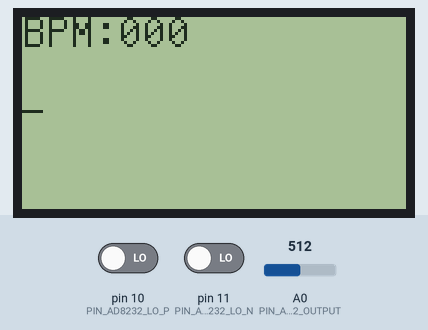
Recording of a sketch running on a simulated Arduino Leonardo, built with avr-gcc and run on an emulated ATmega32U4. Parts: 128×64 one-colour display. The inputs (shaded band) are chosen by the test bench; at power-on: pin 10 (PIN_AD8232_LO_P) LOW, pin 11 (PIN_AD8232_LO_N) LOW, A0 (PIN_AD8232_OUTPUT) = 512. The modem accepts every AT command (registered, SIM ready, sends succeed) and sends nothing else; what the sketch prints to the serial monitor is not drawn.

Above: at 20.3 s.
At 30.3 s:
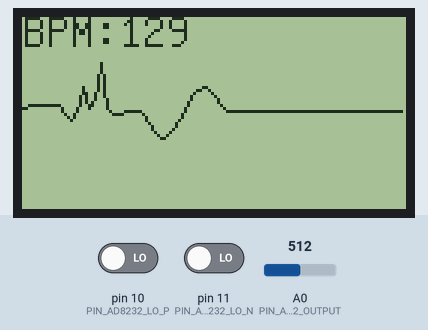
At 47.4 s:
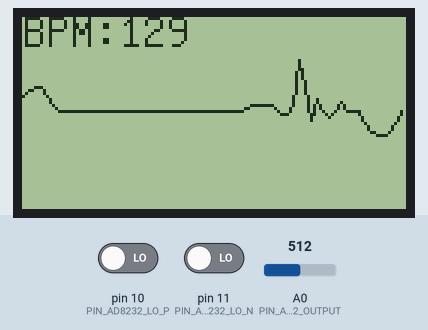
At 74.8 s:
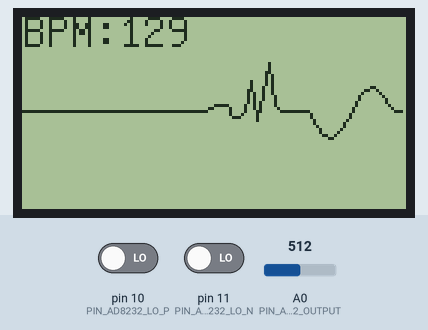
At 100.4 s:
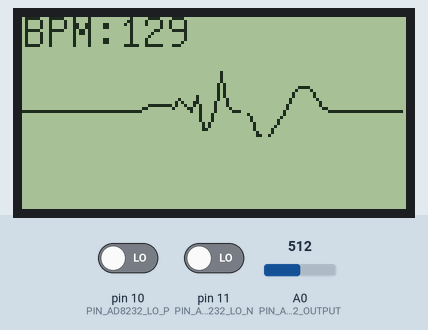
At 127.8 s:
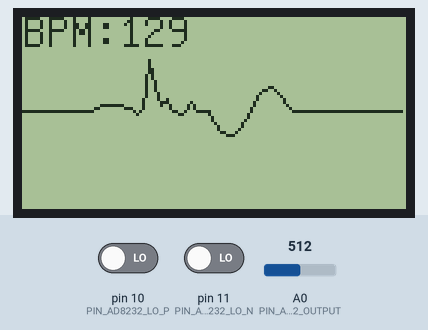

Measured:
- what the display in image 0 shows lasts 1.6 s, from 20.2 s to 21.8 s
- what the display in image 1 shows lasts 1.7 s, from 30.2 s to 31.9 s

The sketch:

ECG_WIFI_RE_0711.ino
```cpp
#include <string.h>
#include <TimerOne.h>
#include "HeartSpeed.h"
#include "U8glib.h"

// 픽셀 데이터를 저장하는 유니온 타입 정의
typedef union {
  struct {
    uint8_t bit0:1; uint8_t bit1:1; uint8_t bit2:1; uint8_t bit3:1; uint8_t bit4:1; uint8_t bit5:1; uint8_t bit6:1; uint8_t bit7:1;
  } Bit;
  uint8_t U8;
} Pixel_t;

// 핀 설정
// AD8232 심박 센서
#define PIN_AD8232_LO_P   10
#define PIN_AD8232_LO_N   11
#define PIN_AD8232_OUTPUT A0
HeartSpeed heartspeed(PIN_AD8232_OUTPUT);

// 컴포넌트 초기화
// 128x64 그래픽 LCD 초기화
U8GLIB_ST7920_128X64_1X u8g(38, 36, 34, 32, 30, 28, 26, 24, 40, 44, 42);
uint8_t GLCD_print_data[128][8] = {0, }; // 그래픽 LCD 출력 데이터
uint8_t GLCD_print_index = 0; // 그래픽 LCD 출력 인덱스

// 타이머 변수
uint32_t nowTime = 0;
uint32_t data_lastTime = 0;
uint32_t draw_lastTime = 0;
const uint32_t data_period = 10;    // 10ms
const uint32_t draw_period = 1280;  // 1280ms (1.28초)

// 전송 모드 변수
uint8_t transmit_mode = 0u;  // 0: 없음, 1: GLCD, 2: WIFI

Pixel_t pixel[1024] = {}; // 픽셀 데이터 배열
uint8_t BPM = 0; // 심박수

float vTime = 0.0f;

#define SMOOTHING_WINDOW_SIZE  3 //5 // 이동 평균 필터 윈도우 크기 설정
#define POINT_SPACING 2         // X축 점들 사이의 간격

// 그래픽 LCD에 데이터 그리기 함수
void draw(void)
{
  u8g.firstPage();  // 첫 페이지 초기화
  do {

    int lastX = -1, lastY = -1; // 이전 점의 좌표 초기화
    int smoothedData[128] = {0}; // 평활화된 데이터를 저장할 배열 초기화

    // 이동 평균 필터를 사용하여 데이터 평활화
    for(uint8_t i = 0; i < 128; i++) {
      int sum = 0;
      int count = 0;

      for(int j = -SMOOTHING_WINDOW_SIZE / 2; j <= SMOOTHING_WINDOW_SIZE / 2; j++) {
        if(i + j >= 0 && i + j < 128) {
          for(uint8_t k = 0; k < 8; k++) {
            if(GLCD_print_data[i + j][k] != 0) {
              sum += k * 8 + __builtin_ctz(GLCD_print_data[i + j][k]);
              count++;
              break;
            }
          }
        }
      }

      if(count > 0) {
        smoothedData[i] = sum / count;
      } else {
        smoothedData[i] = -1; // 유효한 데이터가 없는 경우
      }
    }

    // 그래픽 LCD에 점 연결
    for(uint8_t i = 0; i < 128; i += POINT_SPACING) {
      int currentY = smoothedData[i];

      if (currentY != -1) {
        if (lastX != -1 && lastY != -1) {
          u8g.drawLine(lastX, lastY, i, currentY); // 이전 점과 현재 점을 연결하는 선 그리기
        }
        lastX = i;
        lastY = currentY;
      }
    }

    // 심박 센서 상태 확인 및 심박수 출력
    if((digitalRead(PIN_AD8232_LO_P) == 1) || (digitalRead(PIN_AD8232_LO_N) == 1)) {
      u8g.setFont(u8g_font_unifont);
      u8g.drawStr(0, 10, "BPM:---");
      Serial.println("BPM:---");
    }
    else {
      char temp[16];
      sprintf(temp, "BPM:%03d", BPM);
      Serial.print("BPM:");
      Serial.println(BPM);
      u8g.setFont(u8g_font_unifont);
      u8g.drawStr(0, 10, temp);
    }
  } while( u8g.nextPage() ); // 다음 페이지로 넘어감
}

// ECG 값을 생성하는 함수
float generateECGValue(float time, float voltValue) {
    float centerValue = 22; // 44의 절반으로 조정된 중심값
    float gap;
    float ecgValue;
    float rate = 0.8f;  // 보정률

    // P 파형 생성
    if (fmod(time, 1.0f) > 0.1f && fmod(time, 1.0f) < 0.2f) {
        centerValue += 2.51f * sin(2 * PI * 5 * fmod(time, 1.0f)); // P 파형 계산
        gap = centerValue - voltValue;
        ecgValue = voltValue + (gap * rate);
    }
    // Q 파형 생성
    else if (fmod(time, 1.0f) > 0.2f && fmod(time, 1.0f) < 0.25f) {
        centerValue += -11.26f * sin(2 * PI * 50 * fmod(time, 1.0f)); // Q 파형 계산
        gap = centerValue - voltValue;
        ecgValue = voltValue + (gap * rate);
    }
    // R 파형 생성
    else if (fmod(time, 1.0f) > 0.25f && fmod(time, 1.0f) < 0.3f) {
        centerValue += 37.33f * sin(2 * PI * 50 * fmod(time, 1.0f)); // R 파형 계산
        gap = centerValue - voltValue;
        ecgValue = voltValue + (gap * rate);
    }
    // S 파형 생성
    else if (fmod(time, 1.0f) > 0.3f && fmod(time, 1.0f) < 0.35f) {
        centerValue += -7.47f * sin(2 * PI * 50 * fmod(time, 1.0f)); // S 파형 계산
        gap = centerValue - voltValue;
        ecgValue = voltValue + (gap * rate);
    }
    // T 파형 생성
    else if (fmod(time, 1.0f) > 0.4f && fmod(time, 1.0f) < 0.6f) {
        centerValue += 7.47f * sin(2 * PI * 5 * fmod(time, 1.0f)); // T 파형 계산
        gap = centerValue - voltValue;
        ecgValue = voltValue + (gap * rate);
    }
    else {
        gap = centerValue - voltValue;
        ecgValue = voltValue + (gap * rate);
    }

    // 값을 0에서 44 사이로 제한
    ecgValue = max(0.0f, min(44.0f, ecgValue));

    return ecgValue;
}

// 픽셀 업데이트 함수
void updatePixel(void)
{
  int AD8232_data;

  if((digitalRead(PIN_AD8232_LO_P) == 1) || (digitalRead(PIN_AD8232_LO_N) == 1)) {
    AD8232_data = 512; // 센서 상태가 좋지 않으면 중간값 설정
  }
  else {
    AD8232_data = analogRead(PIN_AD8232_OUTPUT); // 센서 데이터 읽기
  }

  // Serial.print("AD8232_data:");
  // Serial.println(AD8232_data);

  // 좌표축 출력 추가 0712
  for(uint16_t i = 0u; i < sizeof(pixel); i++) {
    if((i & 0x003f) == 0x003f) { // X axis 출력
      pixel[i].U8 = 0xff;
    }
    else if(i >= 10 && i < 64) { // Y axis 출력
      pixel[i].U8 |= 0x80;
    }
  }


  // 보정된 ECG 값 생성
  float time = millis() / 1000.0;  // 시간을 초 단위로 계산
  // if (vTime >= 0.0 && vTime < 1.0) {
  //     vTime += 0.01f;
  // } else {
  //     vTime = 0.0f;
  // }
  float voltValue = AD8232_data / 1023.0 * 44;  // 아날로그 값을 0~44 범위로 변환
  float ecgValue = generateECGValue(time, voltValue);

  // ecgValue를 다시 0~1023 범위로 변환
  AD8232_data = ecgValue / 44.0 * 1023;

  int GLCD_index = (AD8232_data / 16) / 8; // 인덱스 계산
  int GLCD_mod = (AD8232_data / 16) % 8; // 모드 계산

  for(uint8_t i = 0u; i < 8u; i++) {
    GLCD_print_data[GLCD_print_index][i] = 0; // 초기화
  }
  GLCD_print_data[GLCD_print_index][GLCD_index] = 1 << GLCD_mod; // 데이터 설정
  GLCD_print_index = (GLCD_print_index + 1) % 128; // 인덱스 업데이트
}

// 와이파이 데이터 전송 함수
String WIFI_sendData(String command, const int timeout, bool debug)
{
  String response = "";
  long int t;

  Serial1.print(command); // 명령어 전송

  t = millis();
  while((t+timeout) > millis()) {
    while(Serial1.available()) {
      response += (char)Serial1.read(); // 응답 읽기
    }
  }

  if(debug) {
    Serial.print(response); // 디버그 출력
  }

  return response;
}

// 와이파이로 펄스 데이터 전송 함수
void WIFI_Send_Pulse_Data(void)
{
  WIFI_sendData("AT+CIPSEND=0,129\r\n",50,true); // 데이터 전송 명령어

  Serial.write(BPM); // 심박수 전송
  Serial1.write(BPM);
  for(uint16_t i = 0u; i < 128u; i++) {
    Serial1.write(GLCD_print_data[i][0]); // 그래픽 LCD 데이터 전송
  }
}

// 와이파이 초기화 메시지 전송 함수
void WIFI_Send_Init_Msg(void)
{
  const int WIFI_Initial_time = 4000;

  WIFI_sendData("AT+RST\r\n",WIFI_Initial_time,true);   // 모듈 리셋 명령어
  WIFI_sendData("AT+CWMODE=3\r\n",WIFI_Initial_time,true);    // STATION, AP모드 동시 사용 명령어
  WIFI_sendData("AT+CWSAP=\"ESP01\",\"asdfghjkl\",5,4\r\n",WIFI_Initial_time,true);   // 와이파이 서버 설정(이름, 암호)
  WIFI_sendData("AT+CIPMUX=1\r\n",WIFI_Initial_time,true);   // MUX On
  WIFI_sendData("AT+CIPSERVER=1,12000\r\n",WIFI_Initial_time,true);  // 서버 구축 Port number 12000
}

// 전송 모드 선택 함수
bool prompt_select_transmit_mode(void)
{
  bool ret = false;

  Serial.println("///////////////////////////////////");
  Serial.println("// 1. Graphic LCD                //");
  Serial.println("// 2. WIFI (ESP-10)              //");
  Serial.println("///////////////////////////////////");
  while(1) {
    if(Serial.available()) {
      transmit_mode = Serial.read() - '0';
      switch(transmit_mode) {
        case 1:
          Serial.println("Selected Graphic LCD Mode");
          ret = true;
          break;
        case 2:
          Serial1.begin(115200);
          delay(10);
          Serial.println("Selected WIFI Mode");
          WIFI_Send_Init_Msg();
          ret = true;
          break;
        default:
          Serial.println("Error: Select Correct Mode");
          break;
      }
      if(ret) {
        break;
      }
    }
  }

  return ret;
}

// 심박 이벤트 콜백 함수
void hr_Event(uint8_t rawData, int value)
{
 Serial.print("HeartRate Value = "); Serial.println(value);
  BPM = (uint8_t)value;
}

// 타이머 이벤트 함수
void timerEvent(void)
{
  updatePixel(); // 픽셀 업데이트
}

// 설정 함수
void setup() {
  // 설정 코드 (한 번만 실행됨)
  Serial.begin(115200);
  Serial1.begin(115200); // 와이파이 모듈 기본 설정

  WIFI_Send_Init_Msg();

//  while(!prompt_select_transmit_mode());

  pinMode(PIN_AD8232_LO_P, INPUT);
  pinMode(PIN_AD8232_LO_N, INPUT);

  heartspeed.setCB(hr_Event); // 콜백 함수 설정
  heartspeed.begin(); // 심박 측정 시작

  // 타이머 인터럽트 초기화
  Timer1.initialize(data_period*1000); // 타이머 초기화
  Timer1.attachInterrupt(timerEvent); // 타이머 이벤트 함수 연결
}

// 메인 루프 함수
void loop() {
  // 메인 코드 (반복 실행됨)
  nowTime = millis();

  if((unsigned long)(nowTime - draw_lastTime) > draw_period) { // 주기적으로 화면 업데이트
    draw_lastTime = nowTime; // 업데이트 시간 기록

//    noInterrupts();
    draw(); // 화면 그리기 함수 호출
//    interrupts();
WIFI_Send_Pulse_Data(); // 와이파이로 데이터 전송
  }
}
```

HeartSpeed.cpp
```cpp
#include "HeartSpeed.h"

int heartRate[20]={0};     ///<Heart rate total sample
int sample[sampleSize]={0};

int average_switch=1;
int sum_for_collect;
float average_num;
int sum_high=0;
int sum_low=0;
int num_sum_high=0,num_sum_low=0;///<Two types of situations sum

HEARTCBFUNC cb;
/*!
* @brief The constructor
*
* @brief For get pin and rawDataData
*
* @brief Constructor
*/
HeartSpeed::HeartSpeed(uint8_t _pin,uint8_t _rawData)
	:pin(_pin), rawData(_rawData)
{
}
/*!
*  @brief Sets the callback function
*
*  @brief Obtain the callback function name
*
*  @return void
*/
void HeartSpeed::setCB(HEARTCBFUNC cb_)
{
	cb = cb_;
}
/*!
*  @brief Start program
*
*  @brief Set the timer, 5 seconds at a time
*
*  @return void
*/
void HeartSpeed::begin(void)
{
  MsTimer2::set(5,recv,this);
  MsTimer2::start();
}
/*!
*  @brief Receive serial data and process
*
*  @brief Will receive the data of kalman filter, and square wave modulation
*
*  @return void
*/
void HeartSpeed::recv(void *param)
{
  HeartSpeed *_this = (HeartSpeed *)param;
	int value;
	int data = analogRead(_this->pin);
	//if(_this->rawData==1){
    //Serial.println(data);
    //cb(1,data);
		//return;
	//}

  if(_this->sampleNum<sampleSize){
    sample[_this->sampleNum]=data;
    sample[_this->sampleNum] = _this->kalmanUpdate(0,sample[_this->sampleNum]);///<Square wave using Kalman filter

    if(average_switch){
        if(sample[_this->sampleNum] >= 0){
          sum_high += sample[_this->sampleNum];
          num_sum_high++;
        }else{
          sum_low += sample[_this->sampleNum];
          num_sum_low++;
        }
    }
  }else{
    for(int i=0;i<(sampleSize-1);i++)
    {
        sample[i]=sample[i+1];				///<An array of right.
    }
    sample[sampleSize-1]=data;				///<The last array update.
    sample[_this->sampleNum-1] = _this->kalmanUpdate(0,sample[_this->sampleNum-1]);

    average_switch = 0;

    if((sample[_this->sampleNum-1]>=(sum_low*1.1/num_sum_low))&&(_this->high==1)){
          sample[_this->sampleNum-1]=(-15);
    }else{
        _this->high=0;
        _this->low=1;
    }

    if((sample[_this->sampleNum-1]<=(sum_high*1.5/num_sum_high))&&(_this->low==1)){
          sample[_this->sampleNum-1]=(+25);
    }
    else{
        _this->low=0;
        _this->high=1;
    }
  }

  if(_this->sampleNum<sampleSize){
    _this->sampleNum++;
  }else{
    _this->sampleNum =sampleSize;
  }

  value = _this->calculateSpeed();
  if(_this->Count==200){		///<5ms once,200 times about 1s
  	if(value > 0){
  		cb(0,value);
  	}
    _this->Count=0;
  }else{
    _this->Count++;
  }
}
/*!
*  @brief Calculate heart rate value
*
*  @brief Calculate the number of times per minute and time,Each time to beat
*
*  @return int
*/
int HeartSpeed::calculateSpeed()
{
	int ret = -1;
	if(heartRateNum<20){
        for(int i=1;i<sampleSize;i++)
        {
            if(sample[i] != sample[i-1]){	///<Square, adjoining values, represents the waveform changes
                if(go1 == 0){
                    go1 = i;
                }else if(go2 == 0){
                    go2 = i;
                }else if(go3 ==0){
                    go3 = i;
                }else if(go4 ==0){
                    go4 = i;
                    break;
                }
            }
        }
        if((go1==0)||(go2==0)||(go3==0)||(go4==0)){   ///<Becase of the size is 256,A period of more than 256 values,When a group of arrays cannot represent a complete waveform, then the acquisition.
          //nothing to do
        }else{
    		  heartRate[heartRateNum]=(go4-go1);
    		  sum += heartRate[heartRateNum];
    		  heartRateNum++;
		    }
    }
	if(heartRateNum == 20){
        for(int i=1;i<sampleSize;i++)
        {
            if(sample[i] != sample[i-1]){
                if(go1 == 0){
                    go1 = i;
                }else if(go2 == 0){
                    go2 = i;
                }else if(go3 ==0){
                    go3 = i;
                }else if(go4 ==0){
                    go4 = i;
          					if((go4 - go1)<85){
          						go4=0;
          					}else if((go4-go1)>260){
          					  goInit();
          					}else{
          						break;
          					}
                }
            }
        }

        if((go1==0)||(go2==0)||(go3==0)||(go4==0)||((go2-go1)<0)||\
          ((go3-go2)<0)||((go4-go3)<0)){   		///<Filter exceptions beat wave
          goInit();
          goto exit;
        }else{
          sum=0;
          for(int i=0;i<19;i++){		///<After 20 times, nine before migration, last update
              heartRate[i]=heartRate[i+1];
              sum+=heartRate[i];
          }
          heartRate[19]=(go4-go1);
          sum+=heartRate[19];
        }
    }

   if(heartRateNum==20){
     float num_min = 1000,num_max = 0;
     for(int i=0;i<20;i++){
          if(heartRate[i]<num_min){
              num_min = heartRate[i];
          }
          if(heartRate[i]>num_max){
              num_max = heartRate[i];
          }
     }

		heart = 60000/(((sum)*5)/(heartRateNum));
    //heart = 60000/(((sum-num_max-num_min)*5)/(heartRateNum-2)); ///<Minus the maximum and minimum values
		sum=0;
		goInit();
		ret = (int)heart;
		goto exit;
   }
  goInit();
exit:
  return ret;
}
/*!
*  @brief Initializes the heart rate period
*
*  @brief Make go1,go2,go3,go4 equal 0
*
*  @return void
*/
void HeartSpeed::goInit(){
    go1=0;	///<First change
    go2=0;	///<Second change
    go3=0;	///<Third change
    go4=0;	///<Fourth change
}
/*!
*  @brief Kalman filtering
*
*  @brief Remove the varied data, make the waveform more smoothly
*
*  @return void
*/
float HeartSpeed::kalmanUpdate(float Accel,float Gyro){
    Angle+=(Gyro - Q_bias) * dt; ///<Prior estimates

    Pdot[0]=Q_angle - PP[0][1] - PP[1][0]; ///< Pk-A priori estimation error covariance of differential
    Pdot[1]=- PP[1][1];
    Pdot[2]=- PP[1][1];
    Pdot[3]=Q_gyro;
    PP[0][0] += Pdot[0] * dt;   ///< Pk-A priori estimation error covariance of differential-integral
    PP[0][1] += Pdot[1] * dt;   ///< =A priori estimation error covariance
    PP[1][0] += Pdot[2] * dt;
    PP[1][1] += Pdot[3] * dt;

    Angle_err = Accel - Angle;        ///<zk-Prior estimates

    PCt_0 = C_0 * PP[0][0];
    PCt_1 = C_0 * PP[1][0];

    E = R_angle + C_0 * PCt_0;

    K_0 = PCt_0 / E;
    K_1 = PCt_1 / E;

    t_0 = PCt_0;
    t_1 = C_0 * PP[0][1];

    PP[0][0] -= K_0 * t_0;                 ///<Posteriori error covariance
    PP[0][1] -= K_0 * t_1;
    PP[1][0] -= K_1 * t_0;
    PP[1][1] -= K_1 * t_1;

    Angle        += K_0 * Angle_err;         ///<A posteriori estimation
    Q_bias        += K_1 * Angle_err;         ///<A posteriori estimation
    Gyro_y   = Gyro - Q_bias;         ///<Output values (a posteriori) differential = angular velocity

    Angle = Angle + (((Accel-Angle)*0.5 + Gyro_y)*0.001);

    return Angle;
}


/******************************************************************************
  Copyright (C) <2016>  <jianghao>
  This program is free software: you can redistribute it and/or modify
  it under the terms of the GNU General Public License as published by
  the Free Software Foundation, either version 3 of the License, or
  (at your option) any later version.
  This program is distributed in the hope that it will be useful,
  but WITHOUT ANY WARRANTY; without even the implied warranty of
  MERCHANTABILITY or FITNESS FOR A PARTICULAR PURPOSE.  See the
  GNU General Public License for more details.
  You should have received a copy of the GNU General Public License
  along with this program.  If not, see <http://www.gnu.org/licenses/>.
  Contact: 460221531@qq.com
 ******************************************************************************/
```

MyTimer2.h
```cpp
#ifndef MyTimer2_h
#define MyTimer2_h

#ifdef __AVR__
#include <avr/interrupt.h>
#elif defined(__arm__) && defined(TEENSYDUINO)
#include <Arduino.h>
#else
#error MyTimer2 library only works on AVR architecture
#endif

namespace MsTimer2 {
	extern unsigned long msecs;
	extern void * param;
	extern void (*func)(void*);
	extern volatile unsigned long count;
	extern volatile char overflowing;
	extern volatile unsigned int tcnt2;

	void set(unsigned long ms, void (*f)(void*),void *);
	void start();
	void stop();
	void _overflow();
}

#endif
```

Source omitted: HeartSpeed.h (2879 bytes), MyTimer2.cpp (7016 bytes)
